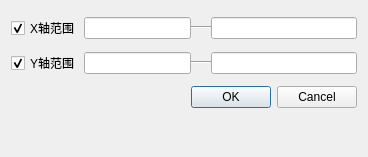
<?xml version="1.0" encoding="UTF-8"?>
<ui version="4.0">
 <class>MultiInputGet</class>
 <widget class="QDialog" name="MultiInputGet">
  <property name="geometry">
   <rect>
    <x>0</x>
    <y>0</y>
    <width>368</width>
    <height>157</height>
   </rect>
  </property>
  <property name="windowTitle">
   <string>Dialog</string>
  </property>
  <layout class="QGridLayout" name="gridLayout">
   <property name="horizontalSpacing">
    <number>0</number>
   </property>
   <item row="0" column="2" colspan="3">
    <widget class="QLineEdit" name="xmin"/>
   </item>
   <item row="0" column="0">
    <widget class="QCheckBox" name="xchecked">
     <property name="text">
      <string>X轴范围</string>
     </property>
     <property name="checked">
      <bool>true</bool>
     </property>
    </widget>
   </item>
   <item row="1" column="6">
    <widget class="QLineEdit" name="ymax"/>
   </item>
   <item row="2" column="4" colspan="3">
    <widget class="QDialogButtonBox" name="buttonBox">
     <property name="orientation">
      <enum>Qt::Horizontal</enum>
     </property>
     <property name="standardButtons">
      <set>QDialogButtonBox::Cancel|QDialogButtonBox::Ok</set>
     </property>
     <property name="centerButtons">
      <bool>false</bool>
     </property>
    </widget>
   </item>
   <item row="2" column="1" colspan="2">
    <spacer name="horizontalSpacer">
     <property name="orientation">
      <enum>Qt::Horizontal</enum>
     </property>
     <property name="sizeHint" stdset="0">
      <size>
       <width>13</width>
       <height>20</height>
      </size>
     </property>
    </spacer>
   </item>
   <item row="0" column="6">
    <widget class="QLineEdit" name="xmax"/>
   </item>
   <item row="2" column="3">
    <spacer name="horizontalSpacer_2">
     <property name="orientation">
      <enum>Qt::Horizontal</enum>
     </property>
     <property name="sizeHint" stdset="0">
      <size>
       <width>40</width>
       <height>20</height>
      </size>
     </property>
    </spacer>
   </item>
   <item row="1" column="5">
    <widget class="Line" name="line_2">
     <property name="minimumSize">
      <size>
       <width>20</width>
       <height>0</height>
      </size>
     </property>
     <property name="orientation">
      <enum>Qt::Horizontal</enum>
     </property>
    </widget>
   </item>
   <item row="1" column="0">
    <widget class="QCheckBox" name="ychecked">
     <property name="text">
      <string>Y轴范围</string>
     </property>
     <property name="checked">
      <bool>true</bool>
     </property>
    </widget>
   </item>
   <item row="0" column="5">
    <widget class="Line" name="line">
     <property name="minimumSize">
      <size>
       <width>20</width>
       <height>0</height>
      </size>
     </property>
     <property name="orientation">
      <enum>Qt::Horizontal</enum>
     </property>
    </widget>
   </item>
   <item row="1" column="2" colspan="3">
    <widget class="QLineEdit" name="ymin"/>
   </item>
   <item row="3" column="0" colspan="7">
    <widget class="QLabel" name="label">
     <property name="sizePolicy">
      <sizepolicy hsizetype="Minimum" vsizetype="Preferred">
       <horstretch>0</horstretch>
       <verstretch>0</verstretch>
      </sizepolicy>
     </property>
     <property name="maximumSize">
      <size>
       <width>16777215</width>
       <height>20</height>
      </size>
     </property>
     <property name="text">
      <string/>
     </property>
    </widget>
   </item>
  </layout>
 </widget>
 <resources/>
 <connections>
  <connection>
   <sender>buttonBox</sender>
   <signal>accepted()</signal>
   <receiver>MultiInputGet</receiver>
   <slot>accept()</slot>
   <hints>
    <hint type="sourcelabel">
     <x>248</x>
     <y>254</y>
    </hint>
    <hint type="destinationlabel">
     <x>157</x>
     <y>274</y>
    </hint>
   </hints>
  </connection>
  <connection>
   <sender>buttonBox</sender>
   <signal>rejected()</signal>
   <receiver>MultiInputGet</receiver>
   <slot>reject()</slot>
   <hints>
    <hint type="sourcelabel">
     <x>316</x>
     <y>260</y>
    </hint>
    <hint type="destinationlabel">
     <x>286</x>
     <y>274</y>
    </hint>
   </hints>
  </connection>
 </connections>
</ui>
